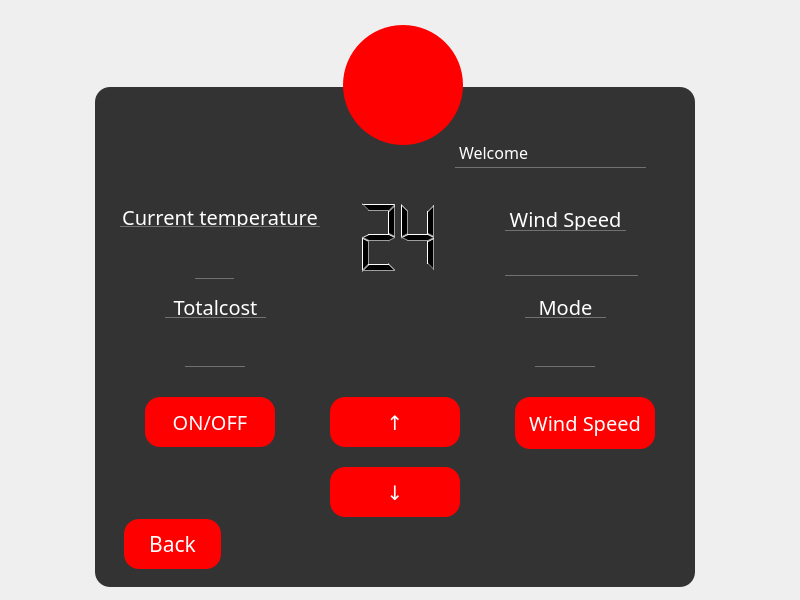
<?xml version="1.0" encoding="UTF-8"?>
<ui version="4.0">
 <class>Form</class>
 <widget class="QWidget" name="Form">
  <property name="geometry">
   <rect>
    <x>0</x>
    <y>0</y>
    <width>800</width>
    <height>600</height>
   </rect>
  </property>
  <property name="minimumSize">
   <size>
    <width>800</width>
    <height>600</height>
   </size>
  </property>
  <property name="maximumSize">
   <size>
    <width>800</width>
    <height>600</height>
   </size>
  </property>
  <property name="windowTitle">
   <string>波普特酒店温控系统</string>
  </property>
  <property name="styleSheet">
   <string notr="true">*{
	font-family:century gothic
}

#Form{
	background:url(:/picture/images/background.jpg);
}

QFrame
{
	background:#333;
	border-radius:15px;
}

QToolButton
{

background:red;
border-radius:60px;
}

QLabel
{
	color:white;
	border-bottom:1px solid #717072;
	border-radius:0px;
}

QPushButton
{
background:red;
color:white;
border-radius:15px;
}

QPushButton:hover
{

color:red;
border-radius:15px;
background:#49ebff;
}

QLineEdit
{

background:transparent;
border:none;
color:white;
border-bottom:1px solid #717072;
}		

QTextBrowser
{
color:white;
}</string>
  </property>
  <widget class="QToolButton" name="toolButton">
   <property name="geometry">
    <rect>
     <x>343</x>
     <y>25</y>
     <width>120</width>
     <height>120</height>
    </rect>
   </property>
   <property name="text">
    <string/>
   </property>
   <property name="icon">
    <iconset resource="../img.qrc">
     <normaloff>:/icon/images/xiaoren.png</normaloff>:/icon/images/xiaoren.png</iconset>
   </property>
   <property name="iconSize">
    <size>
     <width>50</width>
     <height>50</height>
    </size>
   </property>
  </widget>
  <widget class="QFrame" name="frame">
   <property name="geometry">
    <rect>
     <x>95</x>
     <y>87</y>
     <width>600</width>
     <height>500</height>
    </rect>
   </property>
   <property name="styleSheet">
    <string notr="true">QLabel
{
border-radius：0px
}</string>
   </property>
   <property name="frameShape">
    <enum>QFrame::StyledPanel</enum>
   </property>
   <property name="frameShadow">
    <enum>QFrame::Raised</enum>
   </property>
   <widget class="QLabel" name="label_envtmp">
    <property name="geometry">
     <rect>
      <x>100</x>
      <y>130</y>
      <width>39</width>
      <height>62</height>
     </rect>
    </property>
    <property name="font">
     <font>
      <family>century gothic</family>
      <pointsize>23</pointsize>
     </font>
    </property>
    <property name="text">
     <string/>
    </property>
   </widget>
   <widget class="QLCDNumber" name="lcdNumber">
    <property name="geometry">
     <rect>
      <x>140</x>
      <y>80</y>
      <width>210</width>
      <height>140</height>
     </rect>
    </property>
    <property name="value" stdset="0">
     <double>24.000000000000000</double>
    </property>
   </widget>
   <widget class="QLabel" name="label_speed">
    <property name="geometry">
     <rect>
      <x>410</x>
      <y>130</y>
      <width>133</width>
      <height>59</height>
     </rect>
    </property>
    <property name="font">
     <font>
      <family>century gothic</family>
      <pointsize>23</pointsize>
     </font>
    </property>
    <property name="styleSheet">
     <string notr="true">QLabel{
border-radius:0px;
}</string>
    </property>
    <property name="text">
     <string/>
    </property>
   </widget>
   <widget class="QPushButton" name="pushButton_onoff">
    <property name="geometry">
     <rect>
      <x>50</x>
      <y>310</y>
      <width>130</width>
      <height>50</height>
     </rect>
    </property>
    <property name="font">
     <font>
      <family>century gothic</family>
      <pointsize>15</pointsize>
     </font>
    </property>
    <property name="text">
     <string>ON/OFF</string>
    </property>
   </widget>
   <widget class="QPushButton" name="pushButton_speed">
    <property name="geometry">
     <rect>
      <x>420</x>
      <y>310</y>
      <width>140</width>
      <height>52</height>
     </rect>
    </property>
    <property name="font">
     <font>
      <family>century gothic</family>
      <pointsize>15</pointsize>
     </font>
    </property>
    <property name="text">
     <string>Wind Speed</string>
    </property>
   </widget>
   <widget class="QPushButton" name="pushButton_up">
    <property name="geometry">
     <rect>
      <x>235</x>
      <y>310</y>
      <width>130</width>
      <height>50</height>
     </rect>
    </property>
    <property name="font">
     <font>
      <family>century gothic</family>
      <pointsize>15</pointsize>
     </font>
    </property>
    <property name="text">
     <string>↑</string>
    </property>
   </widget>
   <widget class="QPushButton" name="pushButton_down">
    <property name="geometry">
     <rect>
      <x>235</x>
      <y>380</y>
      <width>130</width>
      <height>50</height>
     </rect>
    </property>
    <property name="font">
     <font>
      <family>century gothic</family>
      <pointsize>15</pointsize>
     </font>
    </property>
    <property name="text">
     <string>↓</string>
    </property>
   </widget>
   <widget class="QPushButton" name="pushButton_return">
    <property name="geometry">
     <rect>
      <x>29</x>
      <y>432</y>
      <width>97</width>
      <height>50</height>
     </rect>
    </property>
    <property name="font">
     <font>
      <family>century gothic</family>
      <pointsize>16</pointsize>
     </font>
    </property>
    <property name="text">
     <string>Back</string>
    </property>
   </widget>
   <widget class="QLabel" name="label">
    <property name="geometry">
     <rect>
      <x>410</x>
      <y>120</y>
      <width>121</width>
      <height>24</height>
     </rect>
    </property>
    <property name="font">
     <font>
      <family>century gothic</family>
      <pointsize>15</pointsize>
     </font>
    </property>
    <property name="text">
     <string>Wind Speed</string>
    </property>
    <property name="alignment">
     <set>Qt::AlignCenter</set>
    </property>
   </widget>
   <widget class="QLabel" name="label_2">
    <property name="geometry">
     <rect>
      <x>25</x>
      <y>120</y>
      <width>200</width>
      <height>20</height>
     </rect>
    </property>
    <property name="font">
     <font>
      <family>century gothic</family>
      <pointsize>15</pointsize>
     </font>
    </property>
    <property name="text">
     <string>Current temperature</string>
    </property>
    <property name="alignment">
     <set>Qt::AlignCenter</set>
    </property>
   </widget>
   <widget class="QTextBrowser" name="textBrowser_show_2">
    <property name="geometry">
     <rect>
      <x>370</x>
      <y>80</y>
      <width>210</width>
      <height>140</height>
     </rect>
    </property>
   </widget>
   <widget class="QTextBrowser" name="textBrowser_show">
    <property name="geometry">
     <rect>
      <x>20</x>
      <y>80</y>
      <width>210</width>
      <height>140</height>
     </rect>
    </property>
   </widget>
   <widget class="QLabel" name="label_mode_2">
    <property name="geometry">
     <rect>
      <x>430</x>
      <y>210</y>
      <width>81</width>
      <height>21</height>
     </rect>
    </property>
    <property name="font">
     <font>
      <family>century gothic</family>
      <pointsize>15</pointsize>
     </font>
    </property>
    <property name="text">
     <string>Mode</string>
    </property>
    <property name="alignment">
     <set>Qt::AlignCenter</set>
    </property>
   </widget>
   <widget class="QLabel" name="label_name">
    <property name="geometry">
     <rect>
      <x>360</x>
      <y>50</y>
      <width>191</width>
      <height>31</height>
     </rect>
    </property>
    <property name="font">
     <font>
      <family>century gothic</family>
      <pointsize>12</pointsize>
     </font>
    </property>
    <property name="text">
     <string>Welcome</string>
    </property>
   </widget>
   <widget class="QLabel" name="label_3">
    <property name="geometry">
     <rect>
      <x>70</x>
      <y>210</y>
      <width>101</width>
      <height>21</height>
     </rect>
    </property>
    <property name="font">
     <font>
      <family>century gothic</family>
      <pointsize>15</pointsize>
     </font>
    </property>
    <property name="text">
     <string>Totalcost</string>
    </property>
    <property name="alignment">
     <set>Qt::AlignCenter</set>
    </property>
   </widget>
   <widget class="QLabel" name="label_cost">
    <property name="geometry">
     <rect>
      <x>90</x>
      <y>240</y>
      <width>60</width>
      <height>40</height>
     </rect>
    </property>
    <property name="font">
     <font>
      <family>century gothic</family>
      <pointsize>23</pointsize>
     </font>
    </property>
    <property name="text">
     <string/>
    </property>
   </widget>
   <widget class="QLabel" name="label_mode">
    <property name="geometry">
     <rect>
      <x>440</x>
      <y>240</y>
      <width>60</width>
      <height>40</height>
     </rect>
    </property>
    <property name="font">
     <font>
      <family>century gothic</family>
      <pointsize>23</pointsize>
     </font>
    </property>
    <property name="text">
     <string/>
    </property>
   </widget>
   <zorder>lcdNumber</zorder>
   <zorder>textBrowser_show</zorder>
   <zorder>textBrowser_show_2</zorder>
   <zorder>label_envtmp</zorder>
   <zorder>label_speed</zorder>
   <zorder>pushButton_onoff</zorder>
   <zorder>pushButton_speed</zorder>
   <zorder>pushButton_up</zorder>
   <zorder>pushButton_down</zorder>
   <zorder>pushButton_return</zorder>
   <zorder>label</zorder>
   <zorder>label_2</zorder>
   <zorder>label_mode_2</zorder>
   <zorder>label_name</zorder>
   <zorder>label_3</zorder>
   <zorder>label_cost</zorder>
   <zorder>label_mode</zorder>
  </widget>
  <zorder>frame</zorder>
  <zorder>toolButton</zorder>
 </widget>
 <resources>
  <include location="../img.qrc"/>
 </resources>
 <connections/>
</ui>
